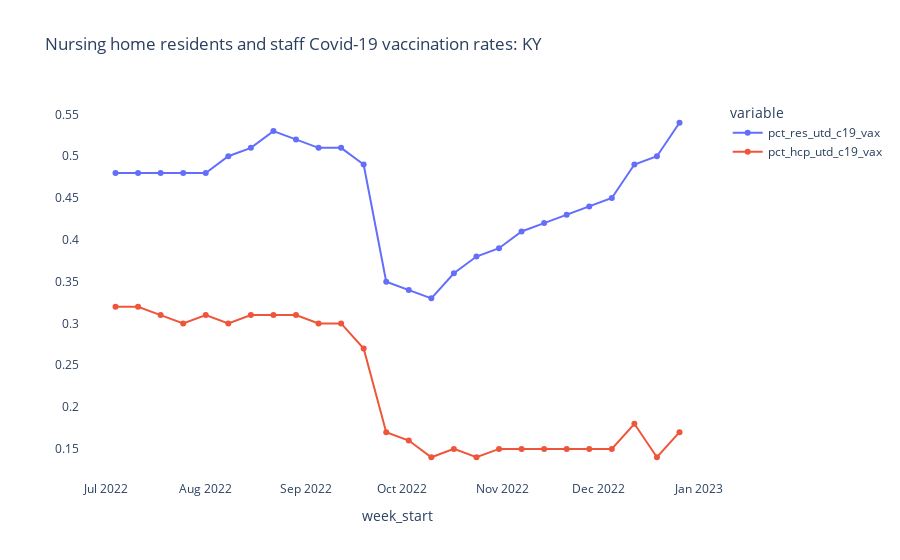

The notebook cell this image was saved under:
### Code cell
fig = px.line(nh_latest_sub_end_22_state_grp_y.loc[(nh_latest_sub_end_22_state_grp_y['provider_state'] == 'KY')],
                 x="week_start", y=["pct_res_utd_c19_vax","pct_hcp_utd_c19_vax"],
                  markers=True,
                 #facet_col="county", facet_col_wrap=7,
                  title="Nursing home residents and staff Covid-19 vaccination rates: KY"
             )
#fig.update_yaxes(matches=None)
fig.update_layout(
    #autosize=True,
    #width=1000,
    #height=600,   
    paper_bgcolor='rgba(0,0,0,0)',
    plot_bgcolor='rgba(0,0,0,0)')



for axis in fig.layout:
    if type(fig.layout[axis]) == go.layout.YAxis:
        fig.layout[axis].title.text = ''
        
fig.show()

### Figure 1 — Plotly figure (JSON) as saved in the notebook; plotly's stock layout.template omitted (floating-point values rounded to 4 significant figures)
{"data": [{"hovertemplate": "variable=pct_res_utd_c19_vax<br>week_start=%{x}<br>value=%{y}<extra></extra>", "legendgroup": "pct_res_utd_c19_vax", "line": {"color": "#636efa", "dash": "solid"}, "marker": {"symbol": "circle"}, "mode": "markers+lines", "name": "pct_res_utd_c19_vax", "orientation": "v", "showlegend": true, "type": "scatter", "x": ["2022-07-04T00:00:00", "2022-07-11T00:00:00", "2022-07-18T00:00:00", "2022-07-25T00:00:00", "2022-08-01T00:00:00", "2022-08-08T00:00:00", "2022-08-15T00:00:00", "2022-08-22T00:00:00", "2022-08-29T00:00:00", "2022-09-05T00:00:00", "2022-09-12T00:00:00", "2022-09-19T00:00:00", "2022-09-26T00:00:00", "2022-10-03T00:00:00", "2022-10-10T00:00:00", "2022-10-17T00:00:00", "2022-10-24T00:00:00", "2022-10-31T00:00:00", "2022-11-07T00:00:00", "2022-11-14T00:00:00", "2022-11-21T00:00:00", "2022-11-28T00:00:00", "2022-12-05T00:00:00", "2022-12-12T00:00:00", "2022-12-19T00:00:00", "2022-12-26T00:00:00"], "xaxis": "x", "y": [0.48, 0.48, 0.48, 0.48, 0.48, 0.5, 0.51, 0.53, 0.52, 0.51, 0.51, 0.49, 0.35, 0.34, 0.33, 0.36, 0.38, 0.39, 0.41, 0.42, 0.43, 0.44, 0.45, 0.49, 0.5, 0.54], "yaxis": "y"}, {"hovertemplate": "variable=pct_hcp_utd_c19_vax<br>week_start=%{x}<br>value=%{y}<extra></extra>", "legendgroup": "pct_hcp_utd_c19_vax", "line": {"color": "#EF553B", "dash": "solid"}, "marker": {"symbol": "circle"}, "mode": "markers+lines", "name": "pct_hcp_utd_c19_vax", "orientation": "v", "showlegend": true, "type": "scatter", "x": ["2022-07-04T00:00:00", "2022-07-11T00:00:00", "2022-07-18T00:00:00", "2022-07-25T00:00:00", "2022-08-01T00:00:00", "2022-08-08T00:00:00", "2022-08-15T00:00:00", "2022-08-22T00:00:00", "2022-08-29T00:00:00", "2022-09-05T00:00:00", "2022-09-12T00:00:00", "2022-09-19T00:00:00", "2022-09-26T00:00:00", "2022-10-03T00:00:00", "2022-10-10T00:00:00", "2022-10-17T00:00:00", "2022-10-24T00:00:00", "2022-10-31T00:00:00", "2022-11-07T00:00:00", "2022-11-14T00:00:00", "2022-11-21T00:00:00", "2022-11-28T00:00:00", "2022-12-05T00:00:00", "2022-12-12T00:00:00", "2022-12-19T00:00:00", "2022-12-26T00:00:00"], "xaxis": "x", "y": [0.32, 0.32, 0.31, 0.3, 0.31, 0.3, 0.31, 0.31, 0.31, 0.3, 0.3, 0.27, 0.17, 0.16, 0.14, 0.15, 0.14, 0.15, 0.15, 0.15, 0.15, 0.15, 0.15, 0.18, 0.14, 0.17], "yaxis": "y"}], "layout": {"legend": {"title": {"text": "variable"}, "tracegroupgap": 0}, "paper_bgcolor": "rgba(0,0,0,0)", "plot_bgcolor": "rgba(0,0,0,0)", "title": {"text": "Nursing home residents and staff Covid-19 vaccination rates: KY"}, "xaxis": {"anchor": "y", "domain": [0, 1], "title": {"text": "week_start"}}, "yaxis": {"anchor": "x", "domain": [0, 1], "title": {"text": ""}}}}
